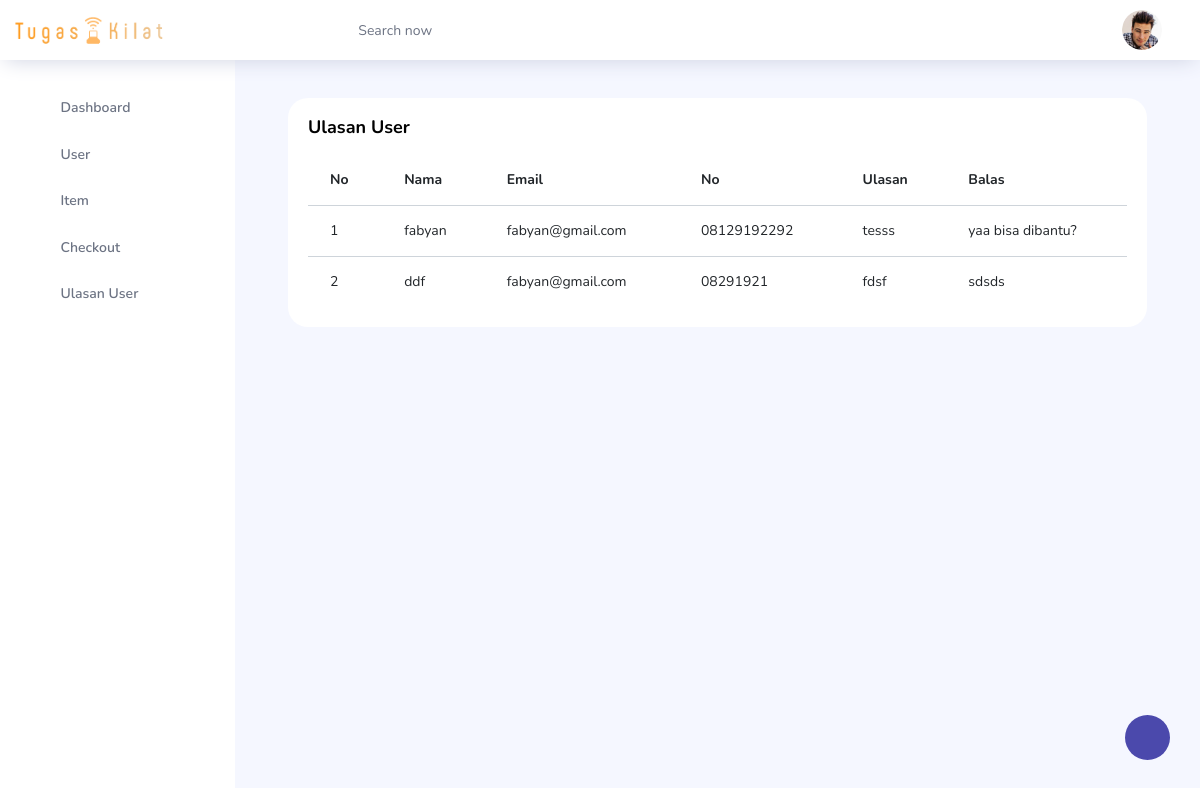
The page /admin/index.php?page=ulasan on the database its author committed.
### tables this page shows
CREATE TABLE `ulasan` (
  `id_ulasan` int(100) NOT NULL,
  `nama` varchar(100) NOT NULL,
  `email` varchar(100) NOT NULL,
  `no` varchar(100) NOT NULL,
  `pesan` varchar(300) NOT NULL,
  `balasan` varchar(300) NOT NULL
);

### admin/page/ulasan/ulasan.php (the view, shortened to what this page needs)
<div class="main-panel">
    <div class="content-wrapper">
        <div class="col-lg-12 grid-margin stretch-card">
            <div class="card">
                <div class="card-body">
                    <h4 class="card-title">Ulasan User</h4>
                    <div class="table-responsive">
                        <table class="table table-hover">
                            <thead>
                                <tr>
                                    <th>No</th>
                                    <th>Nama</th>
                                    <th>Email</th>
                                    <th>No</th>
                                    <th>Ulasan</th>
                                    <th>Balas</th>
                                </tr>
                            </thead>
                            <tbody>
                                <?php
                                include('conf/koneksi.php');
                                $sql = "SELECT * FROM ulasan";
                                $query = mysqli_query($koneksi, $sql);
                                $no = 0;
                                while ($data = mysqli_fetch_array($query)) {
                                    $no = $no + 1;
                                ?>
                                    <tr>
                                        <td><?= $no; ?></td>
                                        <td><?= $data['nama']; ?></td>
                                        <td><?= $data['email']; ?></td>
                                        <td><?= $data['no']; ?></td>
                                        <td><?= $data['pesan']; ?></td>
                                        <td>
                                            <form action="page/ulasan/balas.php" method="POST">
                                                <?php
                                                if ($data['balasan'] == null) {
                                                ?>
                                                    <textarea name="balas" class="form-control" id="" cols="30" rows="10"></textarea>
                                                    <button type="submit" onclick="return confirm('Apakah Anda Yakin?')" name="submit" class="btn btn-sm btn-rounded btn-primary">Balas</button>
                                                <?php } else {
                                                    echo $data['balasan'];
                                                } ?>
                                            </form>
                                        </td>
                                    </tr>
                                <?php } ?>
                            </tbody>
                        </table>
                    </div>
                </div>
            </div>
        </div>
    </div>
</div>

### rows shown on the page
ulasan: nama "fabyan", email "fabyan@gmail.com", no "08129192292", pesan "tesss", balasan "yaa bisa dibantu?"
ulasan: nama "ddf", email "fabyan@gmail.com", no "08291921", pesan "fdsf", balasan "sdsds"
